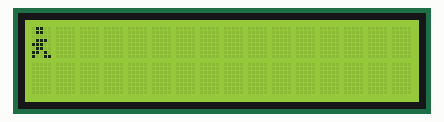
Bench run of a sketch on a simulated Arduino Uno, built with avr-gcc and run on an emulated ATmega328P. Shown: 16×2 character LCD.

Above: at 0.09 s.
At 4.93 s:
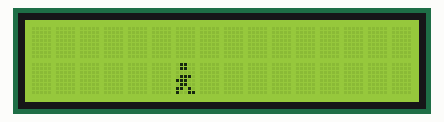
At 9.9 s:
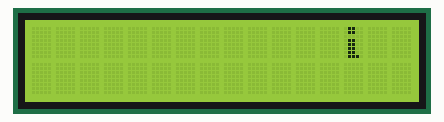
At 19.85 s:
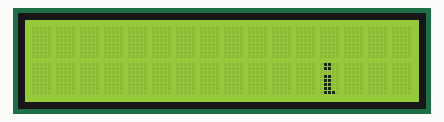
At 29.8 s:
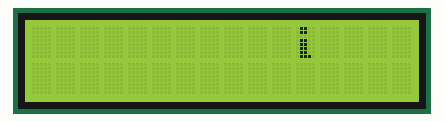
At 39.75 s:
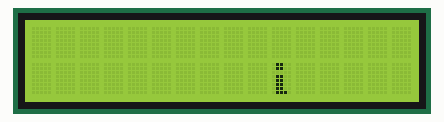

The sketch:

CE_Ejercicio2.ino
```cpp
#include <LCD_I2C.h>

LCD_I2C lcd(0x27, 16, 2); // Default address of most PCF8574 modules, change according
int temp=40;

byte P1[8] = //Se define el caracter P1
{
    0b01100,
    0b01100,
    0b00000,
    0b01100,
    0b01100,
    0b01100,
    0b01100,
    0b01110,
};

byte P2[8] =  //Se deine el caracter P2
{
    0b01100,
    0b01100,
    0b00000,
    0b01110,
    0b11100,
    0b01100,
    0b11010,
    0b10011,
};


void setup()
{
    lcd.begin();  //Inicia el display LCD
    lcd.backlight(); //Prende la luz de fondo
    lcd.clear();

    //Crea nuevos caracteres
    lcd.createChar(0, P1);
    lcd.createChar(1, P2);
}

void loop(){
  //Se abren dos ciclos for iterados para que el caracter recorra la columna i de la fila j
  for(int j=0;j<=1;j++){
    for(int i=0;i<=15;i++){
      lcd.setCursor(i,j); //Se posiciona en la coluna i de la fila j
      lcd.write(1); //Se enciende el caracter P2
      delay(temp);
      lcd.clear(); //Se limpia la pantalla
      lcd.setCursor(i,j); //Se posiciona en la columna i de la fila j
      lcd.write(0); //Se enciende el caracter P1
      delay(temp);
      lcd.clear(); //Se limpia la pantalla
    }
  }
}
```
